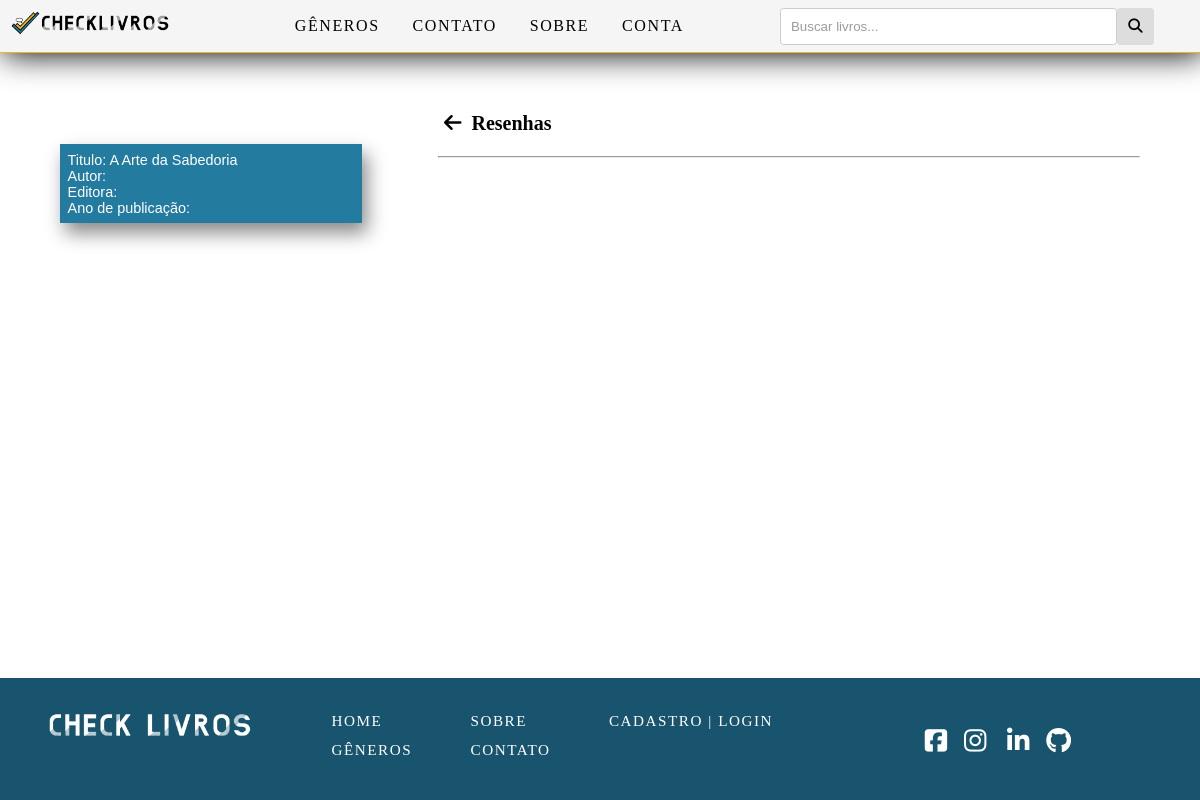
The page /php/resenhas.php?livro=A Arte da Sabedoria on the database as committed earlier.
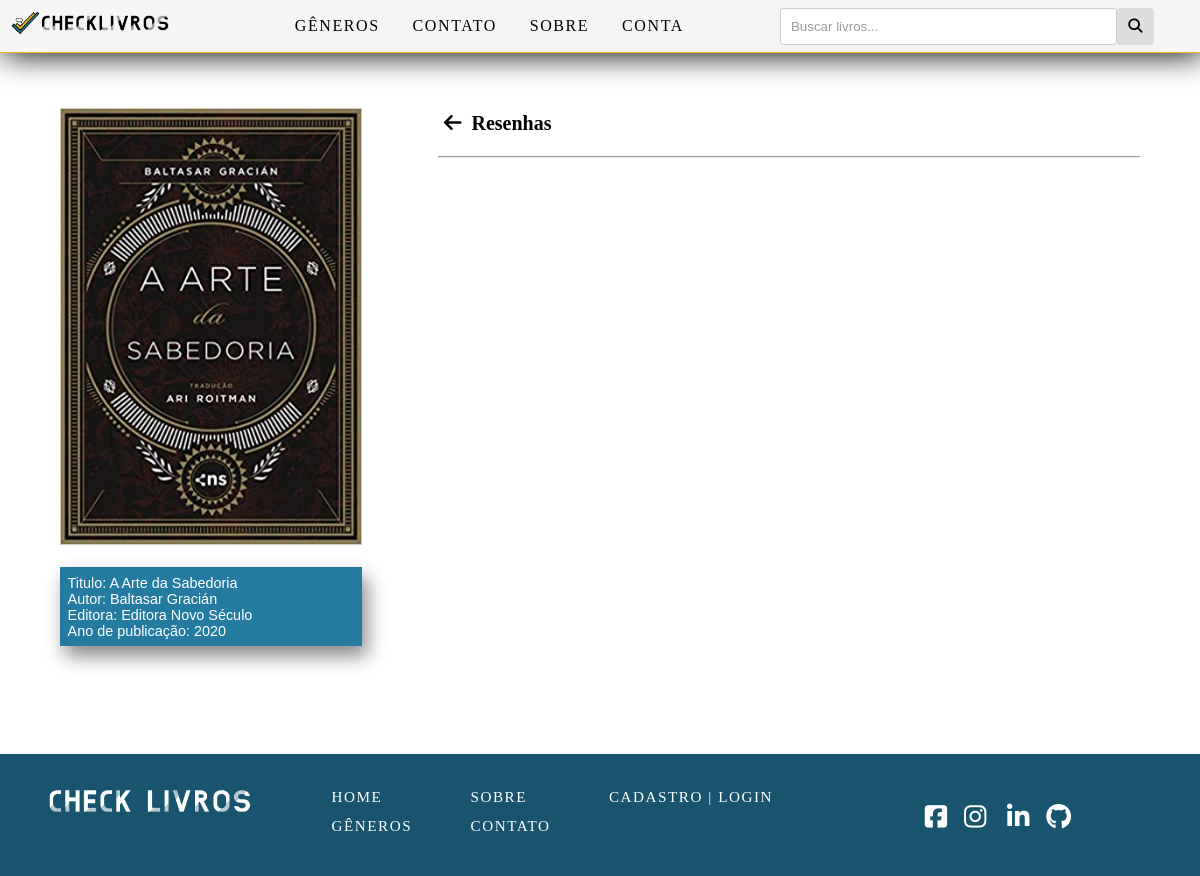
The same page on the database as committed later.
### tables this page shows
CREATE TABLE `livros` (
  `id_livro` int(11) NOT NULL,
  `titulo_livro` varchar(50) DEFAULT NULL,
  `autor` varchar(30) DEFAULT NULL,
  `editora` varchar(30) DEFAULT NULL,
  `ano_publicado` int(4) DEFAULT NULL,
  `img_href` varchar(1000) NOT NULL,
  `genero_livro` varchar(50) NOT NULL
);

### php/resenhas.php (the view, shortened to what this page needs)
<?php
if($_SESSION['username'] != ""){
	$username = $_SESSION['username'];
} else {
	$username = $_SESSION['username'];
}
$livro = $_GET['livro'];
?>
<!DOCTYPE html>
<html lang="pt-BR">
	<head>
		<link rel="stylesheet" href="../css/estilos_gerais.css"/>
		<link rel="stylesheet" href="../css/estilo_desktop.css"/>
		<link rel="stylesheet" href="../css/estilo_tablet.css"/>
		<link rel="stylesheet" href="../css/estilo_mobile.css"/>
	</head>
	<body class="row">
		<?php
	include("menu.php");
			require("conexao.php");
			$sql = "SELECT * FROM livros WHERE titulo_livro = '$livro'";
			$result = mysqli_query($conexao,$sql);
			while($linha = mysqli_fetch_array($result)){
				$autor = $linha['autor'];
				$editora = $linha['editora'];
				$ano = $linha['ano_publicado'];
				$img = $linha['img_href'];
			}
		?>
		<section class="col-s-12 col-m-12 col-12 resenhas-container">
			<div class="img-container">
				<img src="<?php echo $img ?>"><br/><br/>
				<div class="dados-livro">
					<?php
						 echo "<p>Titulo: ".$livro."</p>";
						 echo "<p>Autor: ".$autor."</p>";
						 echo "<p>Editora: ".$editora."</p>";
						 echo "<p>Ano de publicação: ".$ano."</p>";
					?>
				</div>
			</div>
			<div class="resenhas-div">
				<h2><a href="livros.php?<?php
					if ($_SESSION['genero']) {
						echo "genero=".$_SESSION['genero'];
					} else {
						echo "search=".$_SESSION['search'];
					}
					?>" style="color: black;"><i class="fas fa-arrow-left"></i></a>&nbsp;&nbsp;Resenhas</h2><br/><hr/>
				<br/>
				<br/>
			</div>
		</section>
		<?php include("footer.php"); ?>
	</body>
</html>

### php/menu.php (shortened to what this page needs)
<header class="col-s-12 col-m-12 col-12">
			<nav id="nav-desktop">
				<ul id="desktopLinks">
					<li><a href="../index.php" class="logo-menu"><img src="../img/LogoSemNome.png" style="width: 100%"></a></li>
					<li class="li-titulo">
						<a href="../index.php" class="logo-menu">
							<img src="../img/Titulosemfundo.png" class="img_titulo">
						</a>
					</li>
					<li><a href="generos.php" class="a-desk">GÊNEROS</a></li>
					<li><a href="fale_conosco.php" class="a-desk">CONTATO</a></li>
					<li><a href="quem_somos.php" class="a-desk">SOBRE</a></li>
					<li>
						<?php
						if($username == ""){
							echo "<a href='CheckLogin.php' class='a-desk'>CONTA</a>";
						}
						?>
					</li>
					<li class="search-container">
						<form action="livros.php" method="GET">
							<input type="text" placeholder="Buscar livros..." name="search">
							<button type="submit"><i class="fa fa-search"></i></button>
						</form>
					</li>
				</ul>
			</nav>
		</header>

### php/footer.php
<footer  class="col-s-12 col-m-12 col-12 footer">
			<aside class="col-s-12 col-m-4 col-3 logo-container">
				<img class="img_logo_foot" src="../img/Check-LivrosB.png">
			</aside>
			<nav class="col-s-12 col-m-8 col-5 footer-nav">
				<ul>
					<li><a href="../index.php" class="a-footer">HOME</a></li>
					<li><a href="generos.php" class="a-footer">GÊNEROS</a></li>
				</ul>
				<ul>
					<li><a href="quem_somos.php" class="a-footer">SOBRE</a></li>
					<li><a href="fale_conosco.php" class="a-footer">CONTATO</a></li>
				</ul>
				<ul>
					<?php
							if($username == ""){
								echo "<li> <a href='php/CheckLogin.php' class='a-footer'>CADASTRO | LOGIN</a> </li>";
							}else{
								echo "<li><a href='php/perfil.php' class='a-footer'>MINHA CONTA</a></li>";
							}
						?>
				</ul>
			</nav>
			<aside class="col-s-12 col-m-12 col-4 redes-container">
				<br/>
				<a href="https://www.facebook.com/Check-Livros-100464832481149"><i class="fab fa-facebook-square"></i></a>&nbsp;&nbsp;
				<a href="https://instagram.com/check.livros?utm_medium=copy_link"><i class="fab fa-instagram"></i></a>&nbsp;&nbsp;&nbsp;
				<a href="https://www.linkedin.com/in/check-livros-719a5a226/"><i class="fab fa-linkedin-in"></i></a>&nbsp;&nbsp;
				<a href="https://github.com/Kira01010110/Check-Livros.git"><i class="fab fa-github"></i></a>
			</aside>
		</footer>

### css/estilos_gerais.css (style rules this page uses)
* { margin: 0; padding: 0; box-sizing: border-box; }
html, body { height: 100%; }
body { font-size: 100%; display: flex; flex-direction: column; }
ul { list-style: none; }
h2 { font-size: 1.25em; font-family: Georgia, serif; }
p { font-size: 0.9em; font-family: Verdana, sans-serif; }
[class*="col-"] { float: left; }
.row::after { content: ""; clear: both; display: table; }
a { text-decoration: none; font-size: 1em; }
input[type="text"]::placeholder { color: #9d9c9c; }

### css/estilo_desktop.css (style rules this page uses)
@media only screen and (min-width: 992px) { .col-3 { width: 25%; } }
@media only screen and (min-width: 992px) { .col-4 { width: 33.33%; } }
@media only screen and (min-width: 992px) { .col-5 { width: 41.66%; } }
@media only screen and (min-width: 992px) { .col-12 { width: 100%; } }
@media only screen and (min-width: 992px) { #nav-desktop { display: block; } }
@media only screen and (min-width: 992px) { #desktopLinks { list-style: none; display: flex; background-color: whitesmoke; justify-content: flex-start; align-items: center; border-bottom: 0.1em solid #edb91c; box-shadow: 0.2em 0.1em 2em black; width: 100%; position: fixed; z-index: 1; } }
@media only screen and (min-width: 992px) { .logo-menu { display: block; width: 3vw; padding: 0; } }
@media only screen and (min-width: 992px) { .img_titulo { width: 8em; } }
@media only screen and (min-width: 992px) { .li-titulo { width: 20%; } }
@media only screen and (min-width: 992px) { .a-desk { display: block; padding: 0.875em; color: black; letter-spacing: 0.1em; } }
@media only screen and (min-width: 992px) { .search-container { width: 38%; } }
@media only screen and (min-width: 992px) { .search-container form { display: flex; padding: 0 0 0 18%; } }
@media only screen and (min-width: 992px) { .search-container button { padding: 1% 3%; border-radius: 0.25em; background: #ddd; font-size: 0.9em; border: none; cursor: pointer; } }
@media only screen and (min-width: 992px) { .footer { background-color: #18546e; padding-top: 2em; padding-bottom: 2em; margin-top: auto; } }
@media only screen and (min-width: 992px) { .logo-container { text-align: center; color: white; } }
@media only screen and (min-width: 992px) { .img_logo_foot { width: 90%; } }
@media only screen and (min-width: 992px) { .footer-nav { display: flex; justify-content: space-around; } }
@media only screen and (min-width: 992px) { .a-footer { color: white; float: left; margin-bottom: 0.4em; font-size: 0.95em; letter-spacing: 0.1em; } }
@media only screen and (min-width: 992px) { .redes-container { padding-left: 10%; } }
@media only screen and (min-width: 992px) { .redes-container i { font-size: 1.6em; color: white; } }
@media only screen and (min-width: 992px) { .tutorial-section p, a { text-align: justify; text-indent: 0.3em; line-height: 1.5em; } }
@media only screen and (min-width: 992px) { input[type="text"], select, textarea, input[type="email"], input[type="password"] { width: 100%; padding: 0.75em; border: 0.1em solid #ccc; border-radius: 0.25em; margin-top: 0.9em; margin-bottom: 1.5em; resize: none; } }
@media only screen and (min-width: 992px) { .search-container input { margin: 0; width: 100%; } }
@media only screen and (min-width: 992px) { .resenhas-container { padding: 9% 5%; display: flex; justify-content: space-between; } }
@media only screen and (min-width: 992px) { .img-container { width: 35%; } }
@media only screen and (min-width: 992px) { .img-container img { width: 80%; height: auto; } }
@media only screen and (min-width: 992px) { .resenhas-div { width: 65%; } }
@media only screen and (min-width: 992px) { .dados-livro { background-color: #247BA0; width: 80%; padding: 2%; box-shadow: 0.3125em 0.625em 1.125em #888888; color: white; } }

Rows that differ between the two databases and show on the page:
added livros: img_href (picture), autor "Baltasar Gracián", editora "Editora Novo Século", ano_publicado "2020"
